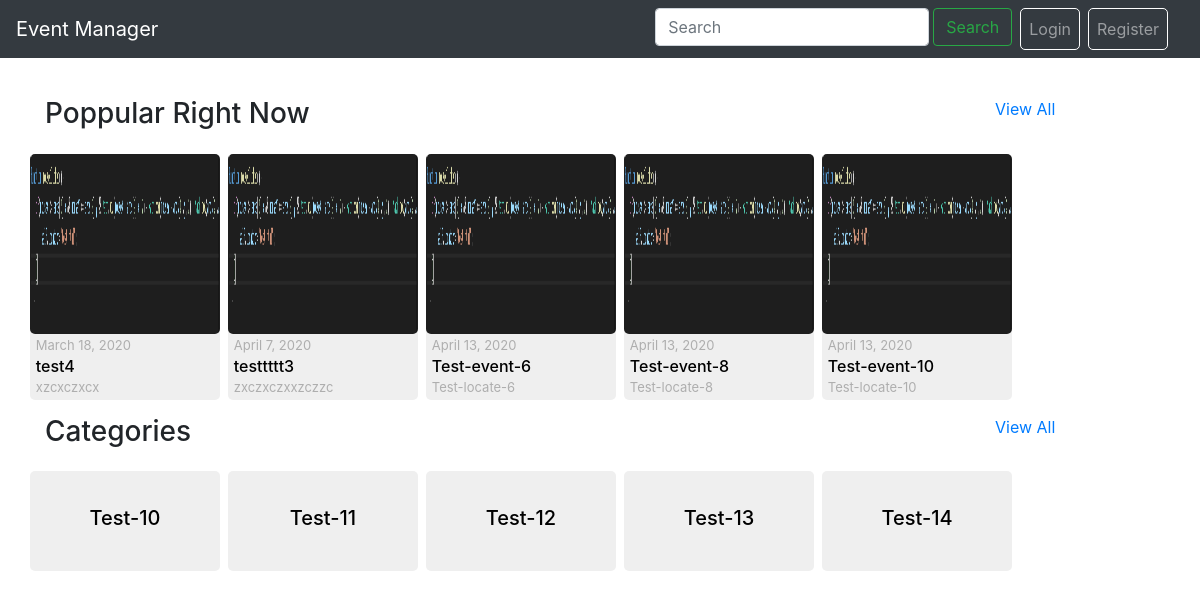
Before: / with the older database file.
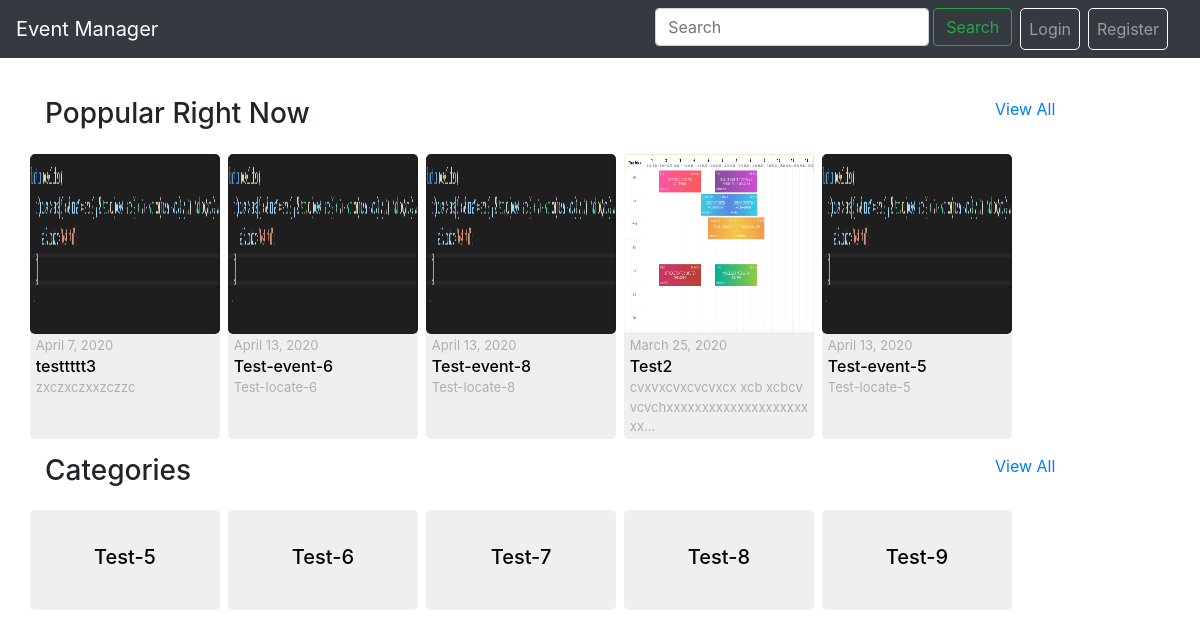
After: the same page with the newer database file.
### event/models.py (models this page shows)
class Event(models.Model):
    event_name = models.CharField(max_length=255)
    description = models.TextField(null=True)
    event_date = models.DateField()
    event_time = models.TimeField()
    location = models.TextField()
    ticket_price = models.IntegerField()
    ticket_amount = models.IntegerField()
    picture = models.ImageField(upload_to='photos/', null=True)
    is_popular = models.BooleanField()
    category = models.ForeignKey(Category, on_delete=models.CASCADE)
    users = models.ManyToManyField(User, through='event.Ticket')

class Category(models.Model):
    name = models.CharField(max_length=255, unique=True)

### event/views.py (the view)
# urls.py: path('', views.index, name='index'),
def index(request):
    events = Event.objects.filter(event_date__gte = date.today(), ticket_amount__gt = 0).order_by('-is_popular','event_date','event_time')[:5]
    categories = Category.objects.all().order_by('name')[0:5]
    for e in events:
        e.location = e.location if len(e.location) < 60 else e.location[0:55]+"..."
    context = {
        'events':events,
        'categories': categories
    }
    return render(request, template_name='index.html', context=context)

### event/templates/index.html (shortened to what this page needs)
{% extends "base.html" %}
{% block content %}
<div class="row head">
    <div class="col-10">
        <h3>Poppular Right Now</h3>
    </div>
    <div class="col-2">
        <a href="{% url 'event' %}">View All</a>
    </div>
</div>
<div class="row">
    {% for e in events %}
    <a class="col-sm-2 mr-2 event" href="{% url 'detail' event_id=e.id %}">
        <div>
            <img src="/media/{{ e.picture }}">
            <p>{{ e.event_date }}</p>
            <h6>{{e.event_name}}</h6>
            <p>{{ e.location }}</p>
        </div>
    </a>
    {% endfor %}
</div>
<div class="row head">
    <div class="col-10">
        <h3>Categories</h3>
    </div>
    <div class="col-2">
        <a href="{% url 'category' %}">View All</a>
    </div>
</div>
<div class="row">
{% for c in categories %}
    <a class="col-sm-2 mr-2 event" href="{% url 'event' %}?category={{ c.id }}">
        <div class="center">
            <h5>{{c.name}}</h5>
        </div>
    </a>
{% endfor %}
</div>
{% endblock %}

Changed rows visible on the page:
no longer on this page (row edited): Event: picture (picture), event_date "March 18, 2020", event_name "test4", location "xzcxczxcx"
removed Event: picture (picture), event_date "April 13, 2020", event_name "Test-event-10", location "Test-locate-10"
removed Category: name "Test-10"
removed Category: name "Test-11"
removed Category: name "Test-12"
removed Category: name "Test-13"
removed Category: name "Test-14"
now on this page (row edited): Event: picture (picture), event_date "March 25, 2020", event_name "Test2", location "cvxvxcvxcvcvxcx xcb xcbcv vcvchxxxxxxxxxxxxxxxxxxxxxx..."
now on this page (row unchanged): Event: picture (picture), event_date "April 13, 2020", event_name "Test-event-5", location "Test-locate-5"
now on this page (row unchanged): Category: name "Test-5"
now on this page (row unchanged): Category: name "Test-6"
now on this page (row unchanged): Category: name "Test-7"
now on this page (row unchanged): Category: name "Test-8"
now on this page (row unchanged): Category: name "Test-9"
